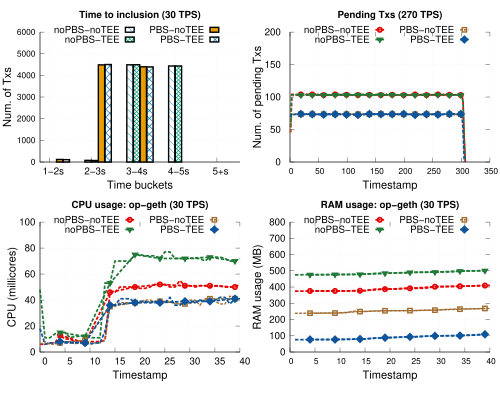

Write the gnuplot code that produced this figure.
# 
# Author: Peterson Yuhala
#

#set term postscript size 5in,2.3in linewidth 1 color eps enhanced 22
set term postscript size 5in,4in linewidth 1 color eps enhanced 22
set encoding utf8


set output "tx_sys_30tps.eps"
set datafile separator comma

load "styles.inc"
load "common.gnuplot" 
load "linetypes.gnuplot"

## Multiplot settings

## mp_startx # Left edge of col 0 plot area
## mp_starty          # Top of row 0 plot area
## mp_width            # Total width of plot area
## mp_height         # Total height of plot area
## mp_rowgap         # Gap between plot rows
## mp_colgap          # Gap between plot columns
          

#mp_startx=0.08
#mp_starty=0.15

#mp_height=0.65
#mp_rowgap=0.19
#mp_colgap=0.1
#mp_width=0.9

#eval mpSetup(2, 1)

mp_startx=0.08
mp_starty=0.08
mp_height=0.80
mp_rowgap=0.15
mp_colgap=0.1
mp_width=0.90

eval mpSetup(2, 2)
#

font_size = 14
label_size = 18

set ytics nomirror
set grid y
set ytics font ",12"

eval mpNext
# --- GRAPH a (top left)


set title "Time to inclusion (30 TPS)" font "Helvetica-bold,14" #offset 0,-0.2

set ylabel "Num. of Txs" font ",16"  offset 4,0
set xlabel "Time buckets" font ",16"
set xtics font ",14"


set xtics("1-2s" 0, "2-3s" 1, "3-4s" 2, "4-5s" 3, "5+s" 4) font ",14"


#set xtics rotate by 60

set style fill solid border -1
set boxwidth 0.15
set xtics offset 0.4,0.4,0
set ytics offset 0.5,0,0
set xlabel offset 0,1,0

dx=0.08
#set offset 25, -0.5, 0, 0 #left,right,top,bottom

set yrange [0:6000]

#set key samplen 1 font ",14" at graph 0.5,0.95
#set key maxrows 1 samplen 0.5 width -2 invert center at graph 1.1,1.125 font ",12"
#set key samplen 1 font ",14" at graph 0.5,0.95

set key samplen 0.75 maxrows 2 at graph 0.5, 0.98 center font ",14"



plot 'data/no_pbs_no_tee/no-pbs_no-tee_30_tx_tti.csv' u ($1-dx):3 t "noPBS-noTEE" with boxes ls 1 lc rgb C2 fillstyle pattern 4, \
    'data/no_pbs_tee/no-pbs_tee_30_tx_tti.csv' u ($1+dx):3 t "noPBS-TEE"  with boxes ls 1 lc rgb C3 fillstyle pattern 2, \
    'data/pbs_no_tee/pbs_rbuilder_no-tee_30_tx_tti.csv' u ($1+3*dx):3 t "PBS-noTEE"  with boxes ls 1 lc rgb C1 fillstyle pattern 3, \
    'data/pbs_tee/pbs_rbuilder_tee_30_tx_tti.csv' u ($1+5*dx):3 t "PBS-TEE"  with boxes ls 1 lc rgb C5 fillstyle pattern 9
    

unset ytics

unset xtics

eval mpNext
# --- GRAPH b (top right)
set xrange[0:350]

set ytics autofreq
set ytics  font ",14"
set yrange [0:200]


set title "Pending Txs (270 TPS)" font "Helvetica-bold,14" #offset 0,-0.2

set ylabel "Num. of pending Txs" font ",16"  offset 3,0
set xlabel "Timestamp" font ",16" 
set xtics offset 0,0.4,0 font ",12"


#set key samplen 1 maxrows 1 center top outside at graph 0.5, 1.0 font ",14"

plot 'data/no_pbs_no_tee/no-pbs_no-tee_30_tx_pending_tx_smoothed.csv' u 1:4 every 2  w l ls 2006 notitle, \
     '' u 1:4 every 20 t "noPBS-noTEE" w lp ls 2006, \
     'data/no_pbs_tee/no-pbs_tee_30_tx_pending_tx_smoothed.csv' u 1:4 every 2  w l ls 2007 notitle, \
     '' u 1:4 every 20 t "noPBS-TEE" w lp ls 2007, \
     'data/pbs_no_tee/pbs_rbuilder_no-tee_30_tx_pending_tx_smoothed.csv' u 1:4 every 2 w l ls 22004 notitle, \
     '' u 1:4 every 20 t "PBS-noTEE" w lp ls 22004, \
     'data/pbs_tee/pbs_rbuilder_tee_30_tx_pending_tx_smoothed.csv' u 1:4 every 2 w l ls 22001 notitle, \
        '' u 1:4 every 20 t "PBS-TEE" w lp ls 22001
     

eval mpNext

set title "CPU usage: op-geth (30 TPS)" font "Helvetica-bold,14" #offset 0,-0.2

set ylabel "CPU (millicores)" font ",16"  offset 3.5,0
set xlabel "Timestamp" font ",16"
set xtics font ",14"


#set xtics("1-2s" 0, "2-3s" 1, "3-4s" 2, "4-5s" 3, "5+s" 4) font ",14"
#set xtics rotate by 60

set style fill solid border -1
set boxwidth 0.15
set xtics offset 0.4,0.4,0
set ytics offset 0.5,0,0
set xlabel offset 0,1,0

dx=0.08
#set offset 25, -0.5, 0, 0 #left,right,top,bottom

#set xrange[0:100]
set xrange[0:40]

#set yrange [0:5000]
set yrange [0:100]

#set key samplen 1 font ",14" at graph 0.5,0.95
#set key maxrows 1 samplen 0.5 width -2 invert center at graph 1.1,1.125 font ",12"
#set key samplen 1 font ",14" at graph 0.5,0.95

set key samplen 0.75 maxrows 2 at graph 0.5, 0.98 center font ",14"


plot 'data/no_pbs_no_tee/no-pbs_no-tee_30_sys_cpu_ram.csv' u 1:3 every 1  w l ls 2006 notitle, \
     '' u 1:3 every 5 t "noPBS-noTEE" w lp ls 2006, \
     'data/no_pbs_tee/no-pbs_tee_30_sys_cpu_ram.csv' u 1:3 every 1  w l ls 2007 notitle, \
     '' u 1:3 every 5 t "noPBS-TEE" w lp ls 2007, \
     'data/pbs_no_tee/pbs_rbuilder_no-tee_30_sys_cpu_ram.csv' u 1:3 every 1 w l ls 22004 notitle, \
     '' u 1:3 every 5 t "PBS-noTEE" w lp ls 22004, \
     'data/pbs_tee/pbs_rbuilder_tee_30_sys_cpu_ram.csv' u 1:3 every 1 w l ls 22001 notitle, \
        '' u 1:3 every 5 t "PBS-TEE" w lp ls 22001


unset xtics
eval mpNext
# --- GRAPH b (top right)
#set xrange[0:100]
set xrange[0:40]


set yrange [0:800]
set title "RAM usage: op-geth (30 TPS)" font "Helvetica-bold,14" #offset 0,-0.2

set ylabel "RAM usage (MB)" font ",16"  offset 3,0
set xlabel "Timestamp" font ",16" 
set xtics offset 0,0.4,0 font ",12"


#set key samplen 1 maxrows 1 center top outside at graph 0.5, 1.0 font ",14"

plot 'data/no_pbs_no_tee/no-pbs_no-tee_30_sys_cpu_ram.csv' u 1:4 every 2  w l ls 2006 notitle, \
     '' u 1:4 every 5 t "noPBS-noTEE" w lp ls 2006, \
     'data/no_pbs_tee/no-pbs_tee_30_sys_cpu_ram.csv' u 1:4 every 2  w l ls 2007 notitle, \
     '' u 1:4 every 5 t "noPBS-TEE" w lp ls 2007, \
     'data/pbs_no_tee/pbs_rbuilder_no-tee_30_sys_cpu_ram.csv' u 1:4 every 2 w l ls 22004 notitle, \
     '' u 1:4 every 5 t "PBS-noTEE" w lp ls 22004, \
     'data/pbs_tee/pbs_rbuilder_tee_30_sys_cpu_ram.csv' u 1:4 every 2 w l ls 22001 notitle, \
        '' u 1:4 every 5 t "PBS-TEE" w lp ls 22001



     
!epstopdf "tx_sys_30tps.eps"
!rm "tx_sys_30tps.eps"
quit
